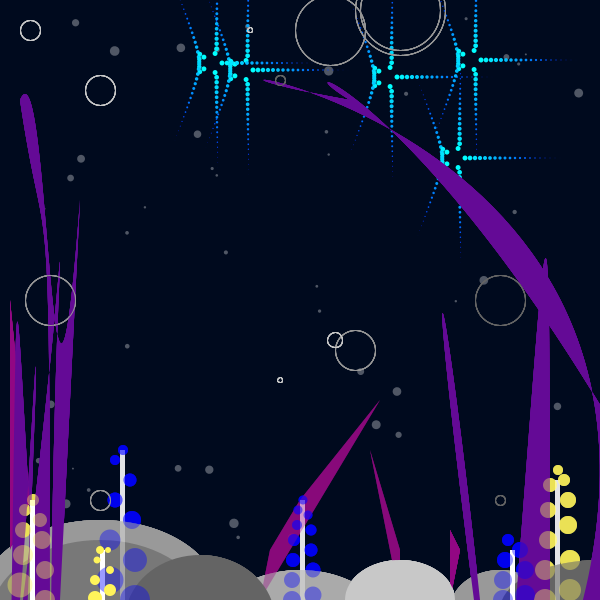
Frame 1 (no input)
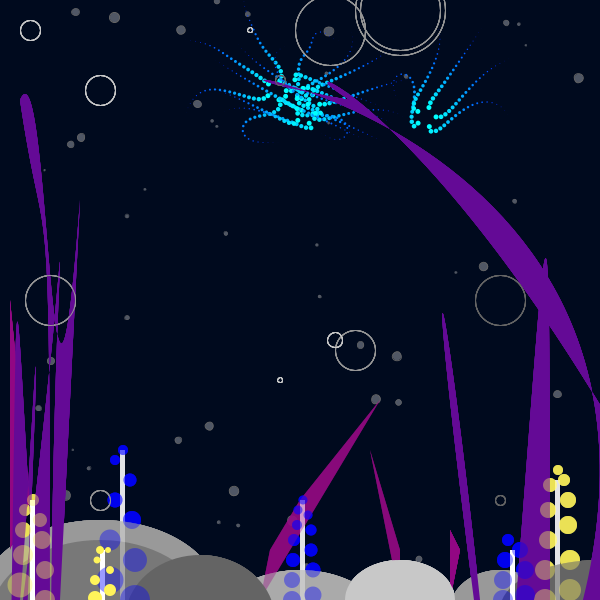
Frame 60 (the mouse pressed at the canvas centre just before this capture)
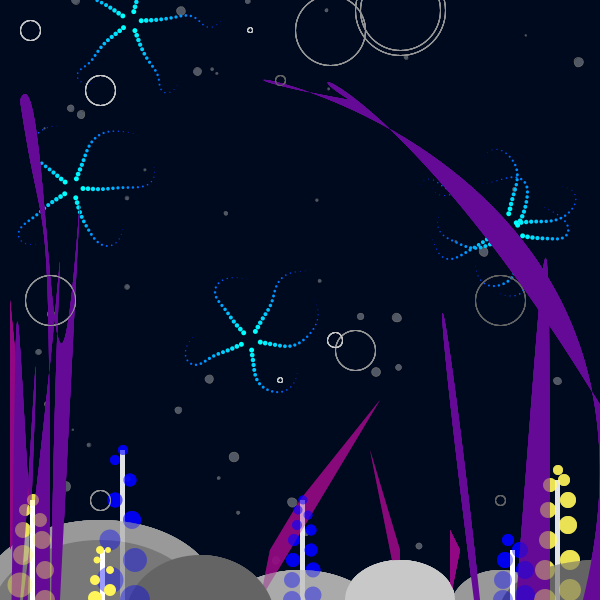
Frame 120 (the mouse held since frame 60 and released just before this capture)

The Processing sketch that drew these frames (run headless with seeded random() and noise(); from frame 60 on, the mouse is pressed at the canvas centre):

// Processing sketch: processing_49004
// ── processing_49004.pde

Creature[] c;
Spot[] sp = new Spot[50];
void setup() {//設定

  smooth();
  size(600, 600);//畫布大小

  c = new Creature[0];
  for(int a=0;a<5;a++){//水母數量
  new Creature( new PVector(int(random(width)), int(random(height)) / 2), 20, 20, 5, 20, 5, 5);//觸腳數量以及大小
  colorMode(RGB,255);

  smooth();//平滑
  noStroke();//沒邊框
  for (int i = 0; i < sp.length; i++) {//水母亂數
    sp[i] = new Spot(
    random(width),
    random(height),
    random(0.2,1.0),
    random(0.1,1.0));
  }
  }
}

void draw() {//開始畫

background(0,10,30);//背景
  for (int i = 0; i < sp.length; i++) {
    sp[i].move();//水母移動
    sp[i].display();//軌跡消失
  }
 
  for(int a=0;a<c.length;a++){
  c[a].update();
  c[a].draw(); 

  fill(153);//填滿
  ellipse(100, 600, 240,160);//圓形
   fill(170);
  ellipse(300, 650, 200,160);
          noStroke();
          fill(150,7,131,95);
  quad(270, 550, 300,500, 380, 400, 260, 600);//菱形
  quad(400, 550, 370,450, 380, 500, 400, 600);

   fill(120);
  ellipse(100, 620, 220,160);
   fill(100);
  ellipse(200, 620, 150,130);
  fill(146,7,131);
  quad(10, 550, 10,50, 10, 300, 30, 500);
  
    fill(153);
  ellipse(500, 610, 100,80);

      fill(100);
  ellipse(600, 610, 200,100);
  fill(146,7,131);
    quad(450, 500, 450,530, 460, 550, 450, 600);
       fill(200);
  ellipse(400, 600, 110,80);
  fill(255,90);
  rect(300,500,5,100);
   rect(120,450,5,250);//方形
   rect(555,480,5,250);
  fill(255);
  rect(100,550,5,100);
  rect(510,550,5,100);
 
  
   fill(0,0,255,99);
   ellipse(135, 600, 30,30);
    ellipse(110, 580, 27,27);
    ellipse(135, 560, 24,24);
   ellipse(110, 540, 21,21);
   ellipse(132, 520, 18,18);
  ellipse(115, 500, 15,15);
  ellipse(130, 480, 13,13);
  ellipse(115, 460, 10,10);
  ellipse(123, 450, 10,10);
   ellipse(292, 600, 18,18);
    ellipse(313, 595, 17,17);
   ellipse(292, 580, 16,16);
   ellipse(313, 570, 15,15);
   ellipse(293, 560, 14,14);
   ellipse(311, 550, 13,13);
   ellipse(294, 540, 12,12);
   ellipse(311, 530, 11,11);
      ellipse(297, 525, 10,10);
      ellipse(308, 515, 9,9); 
       ellipse(298, 510, 9,9); 
          ellipse(303, 500, 9,9);    
   fill(255,244,90);
    ellipse(108, 550,6,6);
    ellipse(97, 560,7,7);
   ellipse(110, 570,8,8);
   ellipse(95, 580,10,10);
    ellipse(110, 590,12,12);
     ellipse(95, 598,14,14);
     ellipse(100, 550,8,8);

     
beginShape();//開始畫圖形

 fill(100,10,150);
 
vertex(20, 600);//點坐標
bezierVertex(30,500, 50, 30, 20, 800);//貝茲曲線
bezierVertex(30, 500, 50,30, 20, 800);
vertex(800, 800);
bezierVertex(500,100, 250,40,350, 100);
bezierVertex(10, 40,800,80, 550,700);

vertex(500, 800);
bezierVertex(400,50, 450,260,500, 800);
bezierVertex(550, 200,550,5, 550,700);

vertex(50, 800);
bezierVertex(10,300, 20, 80, 10, 700);
bezierVertex(90, 100, 50,100, 50, 800);
 
vertex(80, 200);
bezierVertex(50,600, 50, 30, 20, 100);
bezierVertex(50, 300, 50,100, 50, 800);
endShape();

 fill(255);
  rect(30,500,5,100);
   fill(255,244,90,99);
    ellipse(45, 600,20,20);
    ellipse(20, 585,25,25);
    ellipse(45, 570,18,18);
    ellipse(23, 555,20,20);
     ellipse(42, 540,18,18);
     ellipse(23, 530,16,16);
     ellipse(40, 520,14,14);
     ellipse(25, 510,12,12);
    ellipse(33, 500,12,12);
     
      fill(255,244,90,99);
   ellipse(545, 600,22,22);
    ellipse(570, 590,22,22);
   ellipse(545, 570,20,20);
   ellipse(570, 560,20,20);
   ellipse(548, 540,18,18);
   ellipse(568, 525,18,18);
   ellipse(548, 510,16,16);
   ellipse(568, 500,16,16);
   ellipse(550, 485,14,14);
   ellipse(564, 480,12,12);
   ellipse(558, 470,10,10);
    fill(0,0,255,99);
   ellipse(503, 600, 20,20);
   ellipse(525, 595, 20,20);
   ellipse(503, 580, 18,18);
    ellipse(525, 570, 18,18);
   ellipse(505, 560, 16,16);
   ellipse(520, 550, 16,16);
   ellipse(508, 540, 12,12);
   noFill();//不填滿
   stroke(150);//邊框
   ellipse(400,10,80,80);
       ellipse(400,10,90,90);
      ellipse(330,30,70,70);
      ellipse(50,300,50,50);
      ellipse(355,350,40,40);
      ellipse(100,500,20,20);
      stroke(200);
      ellipse(100,90,30,30);
      ellipse(30,30,20,20);
       ellipse(250,30,5,5);
        ellipse(280,380,5,5);
         ellipse(335,340,15,15);
         stroke(100);
       ellipse(280,80,10,10);
        ellipse(500,500,10,10);
        ellipse(500,300,50,50);
 
  }
}
 
  
// From Robert Penner's easing equations
static class Penner {
  // time, beginning position, change in position, and duration
  static float easeInOutExpo(float t, float b, float c, float d) {
    if (t==0) return b+t;
    if (t==d) return b+c;
    if ((t/=d/2) < 1) return c/2 * pow(2, 10 * (t - 1)) + b;
    return c/2 * (-pow(2, -10 * --t) + 2) + b;
  }
};
class Spot {
  float x, y, diameter, speed; // x座標, y座標, 直径, 速さ
    
  Spot(float _x, float _y, float _diameter, float _speed) {
    x = _x;
    y = _y;
    diameter = _diameter;
    speed = _speed;
  }
    
  void move() {
    speed *= 1.001;
    y -= speed;
    if (y < - width*diameter/2) {
      x = random(width);
      y = height + width*diameter/2;
      speed = random(0.5,3);
      }
  }
    
  void display() {
    pushMatrix();
    translate(x, y);
    rotate(TWO_PI*diameter);
    scale(diameter);
tint(10, 15, 10, 10);
    fill(255,80);
    ellipse(0,0,random(10,10),random(10,10));
    popMatrix();
  }
}
  
class TentaclePart {
  PVector position;
  float width;
  float height;
  color clr;
  
};
  
class Tentacle {
  
  PVector position;
  float orientation;
  float angularVelocity;
  int nbParts;
  float compactness;
  ArrayList<TentaclePart> parts;
  
  Tentacle(PVector pos, int nb, float w, float h, float o, float c) {
    position = pos;
    nbParts = nb;
    float headWidth = w;
    float headHeight = h;
    compactness = c;
    orientation = o;
    angularVelocity = 5;
    parts = new ArrayList<TentaclePart>();
    float coul = 255.0/nbParts;
    for (int i = 0; i < nbParts; i++) {
      TentaclePart part = new TentaclePart();
      part.width = (nbParts-i) * headWidth / (float)nbParts;
      part.height = (nbParts-i) * headHeight / (float)nbParts;
      part.position = position.get();
      part.position.x += compactness * i * cos( orientation );
      part.position.y += compactness * i * tan( orientation );
      part.clr = color(0, 255-coul*i,255);
      parts.add( part );
    }
  }
  
  void update() {
    PVector pos0 = parts.get(0).position;
    PVector pos1 = parts.get(1).position;
    pos0.set(position.get());
    pos1.x = pos0.x + ( compactness * cos( orientation ) );
    pos1.y = pos0.y + ( compactness * sin( orientation ) );
    for (int i = 2; i < nbParts; i++) {
      PVector currentPos = parts.get(i).position.get();
      PVector dist = PVector.sub( currentPos, parts.get(i-2).position.get() );
      float distmag = dist.mag();
      PVector pos = parts.get(i - 1).position.get();
      PVector move = PVector.mult(dist, compactness);
      move.div(distmag);
      pos.add(move);
      parts.get(i).position.set(pos);
    }
  }
  
  void draw() {
    for (int i = nbParts - 1; i >= 0; i--) {
      TentaclePart part = parts.get(i);
      noStroke();
      
     fill(part.clr);
      ellipse(part.position.x, part.position.y, part.width, part.height);
    }
  }
};
  
class Creature {
  
  PVector position;
  float radX, radY;
  float orientation;
  
  color headClr;
  
  ArrayList<Tentacle> tentacles;
  int nbTentacles;
  int tentaclesLength;
  
  int moveTime;
  int moveDuration;
  PVector dest;
  PVector lastPos;
  float moveDistance;
  boolean reachedDest;
  
  Creature(PVector pos, float rx, float ry, int nb, int l, float ts, float td) {
  
    position = pos;
    radX = rx;
    radY = ry;
    orientation = 0;
  
    nbTentacles = nb;
    tentaclesLength = l;
    tentacles = new ArrayList<Tentacle>();
  
    headClr = color(random(50,200), random(50,200), random(50,200));
  
    dest = new PVector(random(-1,2), random(-1,3));
    dest.mult(moveDistance);
    lastPos = position.get();
    moveDuration = int(random(100,150));
    moveDistance = random(300,400);
    reachedDest = true;
    moveTime = 0;
  
  
    for (int i = 0; i < nbTentacles; i++) {
      float tx = position.x + (cos(i * TWO_PI / nbTentacles) * radX/4);
      float ty = position.y + (sin(i * TWO_PI / nbTentacles) * radY/2);
      float tr = atan2(ty - position.y, tx - position.x);
      Tentacle tentacle = new Tentacle(new PVector(tx, ty), tentaclesLength, ts, ts, tr, td);
      tentacles.add(tentacle);
    }
    c = (Creature[]) append(c, this);
  }
  
  void update() {
    for (int i = 0; i < nbTentacles; i++) {
      Tentacle t = tentacles.get(i);
      t.position.x = position.x + (cos((i * TWO_PI / nbTentacles) + orientation) * radX/2);
      t.position.y = position.y + (sin((i * TWO_PI / nbTentacles) + orientation) * radY/2);
      t.orientation = atan2((t.position.y - position.y), (t.position.x - position.x));
      t.update();
    }
  
    if(reachedDest) {
      lastPos = position.get();
      dest = new PVector(random(-1,1), random(-1,1));
      dest.normalize();
      dest.mult(moveDistance);
  
      PVector nextPos = PVector.add(position, dest);
      if(nextPos.x > width)
        dest.x = -abs(dest.x);
      else if(nextPos.x < 0)
        dest.x = abs(dest.x);
      if(nextPos.y  > height)
        dest.y = -abs(dest.y);
      else if(nextPos.y < 0)
        dest.y = abs(dest.y);
      reachedDest = false;
      moveTime = 0;
    }
    else {
      position.x = Penner.easeInOutExpo(moveTime, lastPos.x, dest.x, moveDuration);
      position.y = Penner.easeInOutExpo(moveTime, lastPos.y, dest.y, moveDuration);
      moveTime++;
      if(moveTime >= moveDuration)
        reachedDest = true;
    }
    orientation += random(-3, 3) * radians(.5);
  }
  
  void draw() {
    fill(200/*headClr*/);
    for(int i = 0; i < nbTentacles; i++)
      tentacles.get(i).draw();

  }
};
